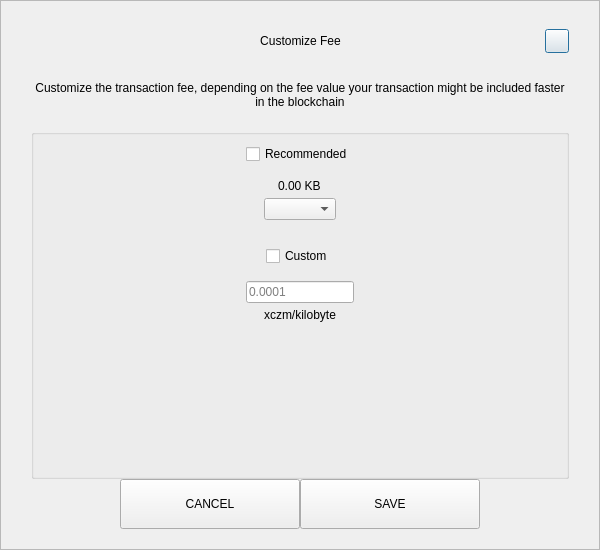
<?xml version="1.0" encoding="UTF-8"?>
<ui version="4.0">
 <class>SendCustomFeeDialog</class>
 <widget class="QDialog" name="SendCustomFeeDialog">
  <property name="geometry">
   <rect>
    <x>0</x>
    <y>0</y>
    <width>600</width>
    <height>550</height>
   </rect>
  </property>
  <property name="windowTitle">
   <string>Form</string>
  </property>
  <layout class="QVBoxLayout" name="verticalLayout_3">
   <property name="spacing">
    <number>0</number>
   </property>
   <property name="leftMargin">
    <number>0</number>
   </property>
   <property name="topMargin">
    <number>0</number>
   </property>
   <property name="rightMargin">
    <number>0</number>
   </property>
   <property name="bottomMargin">
    <number>0</number>
   </property>
   <item>
    <widget class="QFrame" name="frame">
     <property name="styleSheet">
      <string notr="true"/>
     </property>
     <property name="frameShape">
      <enum>QFrame::StyledPanel</enum>
     </property>
     <property name="frameShadow">
      <enum>QFrame::Raised</enum>
     </property>
     <layout class="QVBoxLayout" name="verticalLayout_2">
      <property name="spacing">
       <number>0</number>
      </property>
      <property name="leftMargin">
       <number>30</number>
      </property>
      <property name="topMargin">
       <number>20</number>
      </property>
      <property name="rightMargin">
       <number>30</number>
      </property>
      <property name="bottomMargin">
       <number>20</number>
      </property>
      <item>
       <layout class="QHBoxLayout" name="horizontalLayout_3">
        <property name="spacing">
         <number>0</number>
        </property>
        <item>
         <spacer name="horizontalSpacer_21">
          <property name="orientation">
           <enum>Qt::Horizontal</enum>
          </property>
          <property name="sizeHint" stdset="0">
           <size>
            <width>40</width>
            <height>20</height>
           </size>
          </property>
         </spacer>
        </item>
        <item>
         <widget class="QLabel" name="labelTitle">
          <property name="minimumSize">
           <size>
            <width>0</width>
            <height>40</height>
           </size>
          </property>
          <property name="maximumSize">
           <size>
            <width>16777215</width>
            <height>40</height>
           </size>
          </property>
          <property name="styleSheet">
           <string notr="true">padding-left:24px;</string>
          </property>
          <property name="text">
           <string>Customize Fee</string>
          </property>
          <property name="alignment">
           <set>Qt::AlignCenter</set>
          </property>
          <property name="margin">
           <number>7</number>
          </property>
         </widget>
        </item>
        <item>
         <spacer name="horizontalSpacer">
          <property name="orientation">
           <enum>Qt::Horizontal</enum>
          </property>
          <property name="sizeHint" stdset="0">
           <size>
            <width>40</width>
            <height>20</height>
           </size>
          </property>
         </spacer>
        </item>
        <item>
         <widget class="QPushButton" name="btnEsc">
          <property name="minimumSize">
           <size>
            <width>24</width>
            <height>24</height>
           </size>
          </property>
          <property name="maximumSize">
           <size>
            <width>24</width>
            <height>24</height>
           </size>
          </property>
          <property name="text">
           <string/>
          </property>
         </widget>
        </item>
       </layout>
      </item>
      <item>
       <spacer name="verticalSpacer_2">
        <property name="orientation">
         <enum>Qt::Vertical</enum>
        </property>
        <property name="sizeType">
         <enum>QSizePolicy::Fixed</enum>
        </property>
        <property name="sizeHint" stdset="0">
         <size>
          <width>20</width>
          <height>20</height>
         </size>
        </property>
       </spacer>
      </item>
      <item>
       <widget class="QLabel" name="labelMessage">
        <property name="text">
         <string>Customize the transaction fee, depending on the fee value your transaction might be included faster in the blockchain</string>
        </property>
        <property name="alignment">
         <set>Qt::AlignCenter</set>
        </property>
        <property name="wordWrap">
         <bool>true</bool>
        </property>
       </widget>
      </item>
      <item>
       <spacer name="verticalSpacer_3">
        <property name="orientation">
         <enum>Qt::Vertical</enum>
        </property>
        <property name="sizeType">
         <enum>QSizePolicy::Fixed</enum>
        </property>
        <property name="sizeHint" stdset="0">
         <size>
          <width>20</width>
          <height>20</height>
         </size>
        </property>
       </spacer>
      </item>
      <item>
       <widget class="QGroupBox" name="groupBox">
        <property name="title">
         <string/>
        </property>
        <layout class="QVBoxLayout" name="verticalLayout">
         <property name="leftMargin">
          <number>12</number>
         </property>
         <property name="rightMargin">
          <number>12</number>
         </property>
         <item>
          <layout class="QVBoxLayout" name="verticalLayout_4">
           <property name="spacing">
            <number>5</number>
           </property>
           <item alignment="Qt::AlignHCenter">
            <widget class="QCheckBox" name="checkBoxRecommended">
             <property name="text">
              <string>Recommended</string>
             </property>
            </widget>
           </item>
           <item>
            <spacer name="verticalSpacer_5">
             <property name="orientation">
              <enum>Qt::Vertical</enum>
             </property>
             <property name="sizeType">
              <enum>QSizePolicy::Fixed</enum>
             </property>
             <property name="sizeHint" stdset="0">
              <size>
               <width>20</width>
               <height>10</height>
              </size>
             </property>
            </spacer>
           </item>
           <item alignment="Qt::AlignHCenter">
            <widget class="QLabel" name="labelFee">
             <property name="text">
              <string>0.00 KB</string>
             </property>
            </widget>
           </item>
           <item alignment="Qt::AlignHCenter">
            <widget class="QComboBox" name="comboBoxRecommended"/>
           </item>
          </layout>
         </item>
         <item>
          <spacer name="verticalSpacer">
           <property name="orientation">
            <enum>Qt::Vertical</enum>
           </property>
           <property name="sizeType">
            <enum>QSizePolicy::Fixed</enum>
           </property>
           <property name="sizeHint" stdset="0">
            <size>
             <width>20</width>
             <height>20</height>
            </size>
           </property>
          </spacer>
         </item>
         <item>
          <layout class="QVBoxLayout" name="verticalLayout_5">
           <property name="spacing">
            <number>5</number>
           </property>
           <item alignment="Qt::AlignHCenter">
            <widget class="QCheckBox" name="checkBoxCustom">
             <property name="text">
              <string>Custom</string>
             </property>
            </widget>
           </item>
           <item>
            <spacer name="verticalSpacer_6">
             <property name="orientation">
              <enum>Qt::Vertical</enum>
             </property>
             <property name="sizeType">
              <enum>QSizePolicy::Fixed</enum>
             </property>
             <property name="sizeHint" stdset="0">
              <size>
               <width>20</width>
               <height>10</height>
              </size>
             </property>
            </spacer>
           </item>
           <item alignment="Qt::AlignHCenter">
            <widget class="QLineEdit" name="lineEditCustomFee">
             <property name="placeholderText">
              <string notr="true">0.0001</string>
             </property>
            </widget>
           </item>
           <item alignment="Qt::AlignHCenter">
            <widget class="QLabel" name="labelCustomFee">
             <property name="text">
              <string>xczm/kilobyte</string>
             </property>
            </widget>
           </item>
          </layout>
         </item>
         <item>
          <spacer name="verticalSpacer_4">
           <property name="orientation">
            <enum>Qt::Vertical</enum>
           </property>
           <property name="sizeHint" stdset="0">
            <size>
             <width>20</width>
             <height>40</height>
            </size>
           </property>
          </spacer>
         </item>
        </layout>
       </widget>
      </item>
      <item>
       <layout class="QHBoxLayout" name="horizontalLayout" stretch="1,2,2,1">
        <item>
         <spacer name="horizontalSpacer1">
          <property name="orientation">
           <enum>Qt::Horizontal</enum>
          </property>
          <property name="sizeHint" stdset="0">
           <size>
            <width>40</width>
            <height>20</height>
           </size>
          </property>
         </spacer>
        </item>
        <item>
         <widget class="QPushButton" name="btnCancel">
          <property name="minimumSize">
           <size>
            <width>180</width>
            <height>50</height>
           </size>
          </property>
          <property name="focusPolicy">
           <enum>Qt::NoFocus</enum>
          </property>
          <property name="text">
           <string>CANCEL</string>
          </property>
         </widget>
        </item>
        <item>
         <widget class="QPushButton" name="btnSave">
          <property name="minimumSize">
           <size>
            <width>180</width>
            <height>50</height>
           </size>
          </property>
          <property name="focusPolicy">
           <enum>Qt::NoFocus</enum>
          </property>
          <property name="text">
           <string>SAVE</string>
          </property>
         </widget>
        </item>
        <item>
         <spacer name="horizontalSpacer_2">
          <property name="orientation">
           <enum>Qt::Horizontal</enum>
          </property>
          <property name="sizeHint" stdset="0">
           <size>
            <width>40</width>
            <height>20</height>
           </size>
          </property>
         </spacer>
        </item>
       </layout>
      </item>
     </layout>
    </widget>
   </item>
  </layout>
 </widget>
 <resources/>
 <connections/>
</ui>
